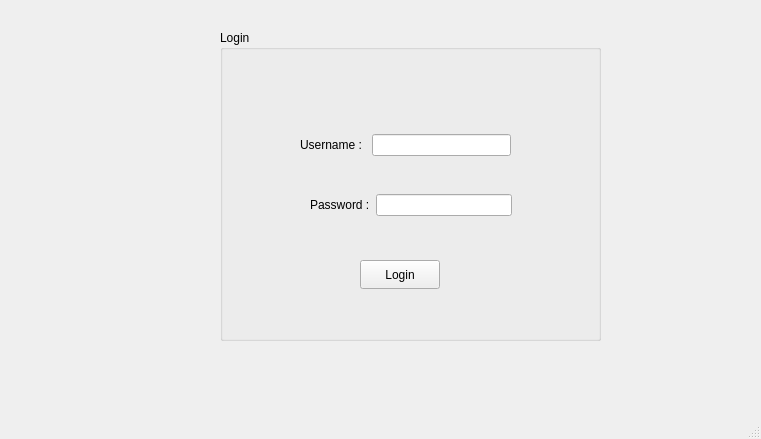
<?xml version="1.0" encoding="UTF-8"?>
<ui version="4.0">
 <class>MainWindow</class>
 <widget class="QMainWindow" name="MainWindow">
  <property name="geometry">
   <rect>
    <x>0</x>
    <y>0</y>
    <width>761</width>
    <height>439</height>
   </rect>
  </property>
  <property name="windowTitle">
   <string>MainWindow</string>
  </property>
  <widget class="QWidget" name="centralwidget">
   <widget class="QGroupBox" name="groupBox">
    <property name="geometry">
     <rect>
      <x>220</x>
      <y>30</y>
      <width>381</width>
      <height>311</height>
     </rect>
    </property>
    <property name="title">
     <string>Login</string>
    </property>
    <widget class="QPushButton" name="pushButton">
     <property name="geometry">
      <rect>
       <x>140</x>
       <y>230</y>
       <width>80</width>
       <height>29</height>
      </rect>
     </property>
     <property name="text">
      <string>Login</string>
     </property>
    </widget>
    <widget class="QWidget" name="">
     <property name="geometry">
      <rect>
       <x>80</x>
       <y>100</y>
       <width>211</width>
       <height>30</height>
      </rect>
     </property>
     <layout class="QHBoxLayout" name="horizontalLayout">
      <item>
       <widget class="QLabel" name="label">
        <property name="text">
         <string>Username : </string>
        </property>
       </widget>
      </item>
      <item>
       <widget class="QLineEdit" name="lineEdit_username"/>
      </item>
     </layout>
    </widget>
    <widget class="QWidget" name="">
     <property name="geometry">
      <rect>
       <x>90</x>
       <y>160</y>
       <width>202</width>
       <height>30</height>
      </rect>
     </property>
     <layout class="QHBoxLayout" name="horizontalLayout_2">
      <item>
       <widget class="QLabel" name="label_3">
        <property name="text">
         <string>Password :</string>
        </property>
       </widget>
      </item>
      <item>
       <widget class="QLineEdit" name="lineEdit_password"/>
      </item>
     </layout>
    </widget>
   </widget>
  </widget>
  <widget class="QMenuBar" name="menubar">
   <property name="geometry">
    <rect>
     <x>0</x>
     <y>0</y>
     <width>761</width>
     <height>25</height>
    </rect>
   </property>
  </widget>
  <widget class="QStatusBar" name="statusbar"/>
 </widget>
 <resources/>
 <connections/>
</ui>
